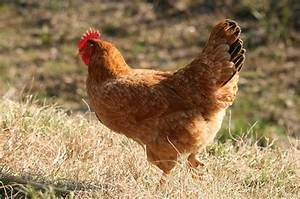
#> input picture 19-25 JUNE 2025/computer-vision/sample-images/1.jpeg, 300 x 199 px; its folder holds only this picture in this run
$ jupyter execute --allow-errors cv-image-processing.ipynb
#> lines starting #> are read from the running program, lines starting #| are printed output that depends on the picture
## Computer Vision:

- Image Processing Concepts:

[cell 1]
import cv2
import os
import numpy as np
import pandas as pd
import matplotlib.pyplot as plt

Load Images:

[cell 2]
image_filenames = os.listdir('sample-images')
print(f"Image Files: {image_filenames}")

images = []
# Load Image using open-cv
for img_file in image_filenames:

    image = cv2.imread(os.path.join('sample-images', img_file))
#> image is the input picture: shape (199, 300, 3); mean B, G, R 87.5, 122.6, 149.5

    # Converting BGR -> RGB
    image = cv2.cvtColor(image, cv2.COLOR_BGR2RGB)
    images.append(image)

Check Shape of images:

[cell 3]
print(f"Shape of Images: (Height, Width, _)")
for image_file, image in zip(image_filenames,images):
    print(f"[image] {image_file}: {image.shape}")
#> this loop made 1 pass
#> image_file on pass 1: '1.jpeg'
#| [image] 1.jpeg: (199, 300, 3)

[cell 4]
plt.figure()
plt.subplot(2,2,1)

for i, image in enumerate(images):
    plt.subplot(2,2,i+1)
    plt.imshow(image)
    plt.axis('off')
#> this loop made 1 pass
plt.show()

Resizing:

[cell 5]
plt.figure(figsize=(10,6))

for i, image in enumerate(images):

    image = cv2.resize(image, (600,420)) # (w, h)
    plt.subplot(2,2,i+1)
    plt.imshow(image)
    plt.axis('off')
#> this loop made 1 pass
#> pass 1, `image = cv2.resize(image, (600,420))`:
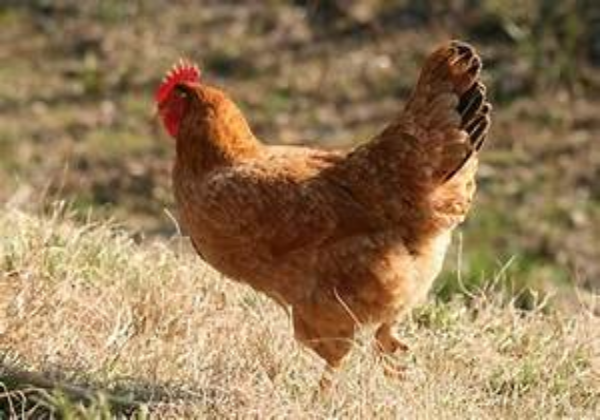
#> image: shape (420, 600, 3); mean R, G, B 149.4, 122.4, 87.4
plt.show()

Thresholding:

- Generally used for textual based data.

[cell 6]
plt.figure(figsize=(10,6))

for i, image in enumerate(images):

    _,image = cv2.threshold(image, 127, 300, cv2.THRESH_BINARY) # (w, h)
    plt.subplot(2,2,i+1)
    plt.imshow(image)
    plt.axis('off')
#> this loop made 1 pass
#> pass 1, `_,image = cv2.threshold(image, 127, 300, cv2.THRESH_BINARY)`:
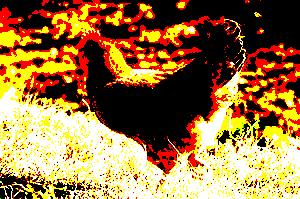
#> image: shape (199, 300, 3); mean R, G, B 155.9, 114.3, 60.2
plt.show()

$ run again, on 19-25 JUNE 2025/computer-vision/sample-images/2.jpg
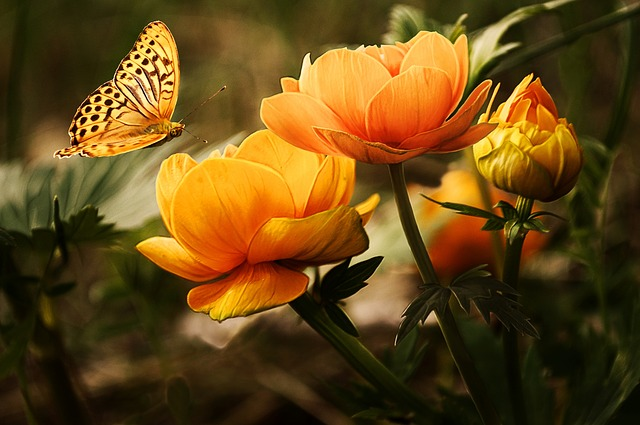
#> input picture 19-25 JUNE 2025/computer-vision/sample-images/2.jpg, 640 x 425 px
#> image is the input picture: shape (425, 640, 3); mean B, G, R 22.6, 71.7, 101.4
#> the loop `for image_file, image in zip(image_filenames,images):` made 1 pass
#> image_file on pass 1: '2.jpg'
#> (printed output is left out)
#> the loop `for i, image in enumerate(images):` made 1 pass
#> the loop `for i, image in enumerate(images): ` made 1 pass
#> pass 1, `image = cv2.resize(image, (600,420))`:
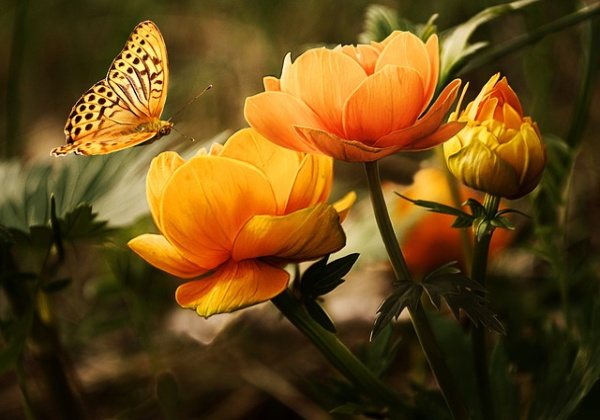
#> image: shape (420, 600, 3); mean R, G, B 101.2, 71.6, 22.5
#> the loop `for i, image in enumerate(images): ` made 1 pass
#> pass 1, `_,image = cv2.threshold(image, 127, 300, cv2.THRESH_BINARY)`:
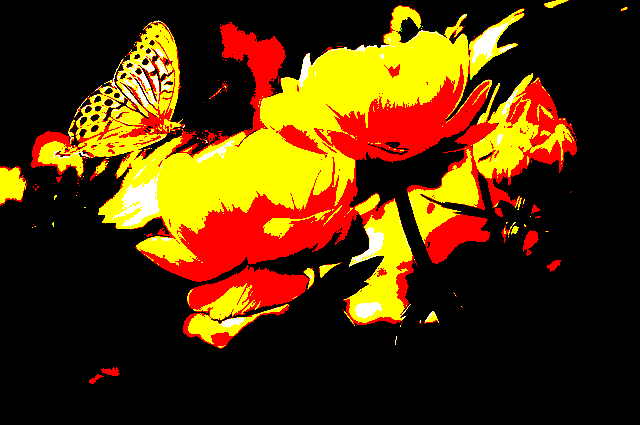
#> image: shape (425, 640, 3); mean R, G, B 82.1, 49.3, 4.6

$ run again, on 19-25 JUNE 2025/computer-vision/sample-images/4.jpeg
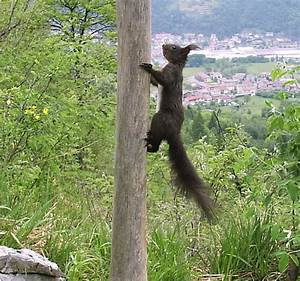
#> input picture 19-25 JUNE 2025/computer-vision/sample-images/4.jpeg, 300 x 281 px
#> image is the input picture: shape (281, 300, 3); mean B, G, R 105.4, 143.9, 131.7
#> the loop `for image_file, image in zip(image_filenames,images):` made 1 pass
#> image_file on pass 1: '4.jpeg'
#> (printed output is left out)
#> the loop `for i, image in enumerate(images):` made 1 pass
#> the loop `for i, image in enumerate(images): ` made 1 pass
#> pass 1, `image = cv2.resize(image, (600,420))`:
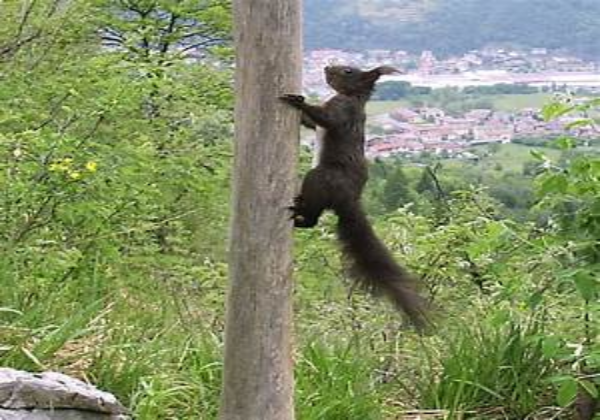
#> image: shape (420, 600, 3); mean R, G, B 131.6, 143.8, 105.3
#> the loop `for i, image in enumerate(images): ` made 1 pass
#> pass 1, `_,image = cv2.threshold(image, 127, 300, cv2.THRESH_BINARY)`:
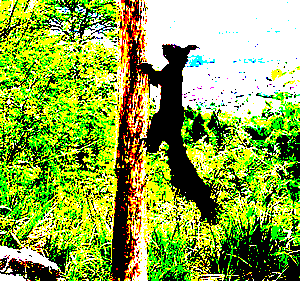
#> image: shape (281, 300, 3); mean R, G, B 141.9, 171.7, 72.3
